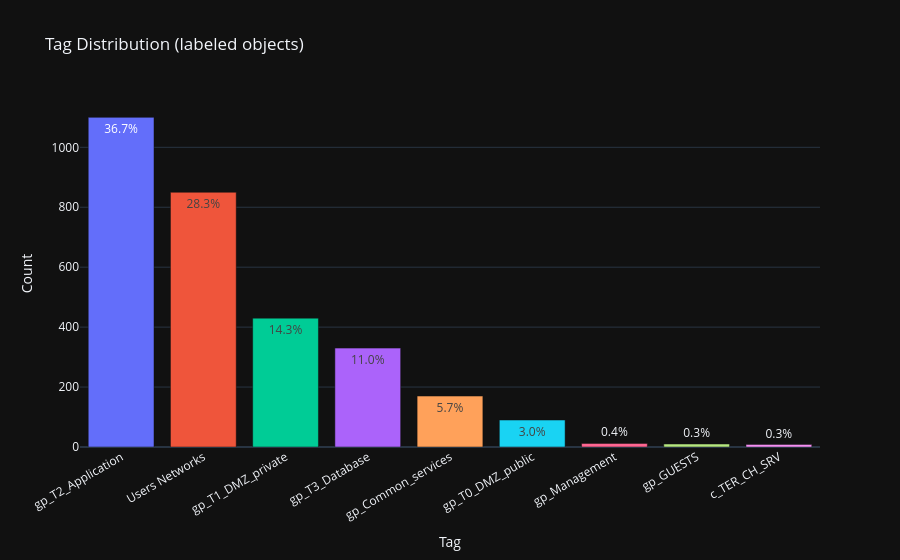

The notebook cell this image was saved under:
### Code cell
tag_counts = tags['tag'].value_counts().reset_index()
tag_counts.columns = ['tag', 'count']
tag_counts['pct'] = (tag_counts['count'] / tag_counts['count'].sum() * 100).round(1)

fig = px.bar(
    tag_counts,
    x='tag', y='count',
    text=tag_counts['pct'].astype(str) + '%',
    color='tag',
    title='Tag Distribution (labeled objects)',
    labels={'tag': 'Tag', 'count': 'Count'},
)
fig.update_layout(xaxis_tickangle=-30, showlegend=False)
fig.show()

### Figure 1 — Plotly figure (JSON) as saved in the notebook; plotly's stock layout.template omitted (floating-point values rounded to 4 significant figures)
{"data": [{"hovertemplate": "Tag=%{x}<br>Count=%{y}<br>text=%{text}<extra></extra>", "legendgroup": "gp_T2_Application", "marker": {"color": "#636efa", "pattern": {"shape": ""}}, "name": "gp_T2_Application", "orientation": "v", "showlegend": true, "text": ["36.7%"], "textposition": "auto", "x": ["gp_T2_Application"], "xaxis": "x", "y": [1100], "yaxis": "y", "type": "bar"}, {"hovertemplate": "Tag=%{x}<br>Count=%{y}<br>text=%{text}<extra></extra>", "legendgroup": "Users Networks", "marker": {"color": "#EF553B", "pattern": {"shape": ""}}, "name": "Users Networks", "orientation": "v", "showlegend": true, "text": ["28.3%"], "textposition": "auto", "x": ["Users Networks"], "xaxis": "x", "y": [850], "yaxis": "y", "type": "bar"}, {"hovertemplate": "Tag=%{x}<br>Count=%{y}<br>text=%{text}<extra></extra>", "legendgroup": "gp_T1_DMZ_private", "marker": {"color": "#00cc96", "pattern": {"shape": ""}}, "name": "gp_T1_DMZ_private", "orientation": "v", "showlegend": true, "text": ["14.3%"], "textposition": "auto", "x": ["gp_T1_DMZ_private"], "xaxis": "x", "y": [430], "yaxis": "y", "type": "bar"}, {"hovertemplate": "Tag=%{x}<br>Count=%{y}<br>text=%{text}<extra></extra>", "legendgroup": "gp_T3_Database", "marker": {"color": "#ab63fa", "pattern": {"shape": ""}}, "name": "gp_T3_Database", "orientation": "v", "showlegend": true, "text": ["11.0%"], "textposition": "auto", "x": ["gp_T3_Database"], "xaxis": "x", "y": [330], "yaxis": "y", "type": "bar"}, {"hovertemplate": "Tag=%{x}<br>Count=%{y}<br>text=%{text}<extra></extra>", "legendgroup": "gp_Common_services", "marker": {"color": "#FFA15A", "pattern": {"shape": ""}}, "name": "gp_Common_services", "orientation": "v", "showlegend": true, "text": ["5.7%"], "textposition": "auto", "x": ["gp_Common_services"], "xaxis": "x", "y": [170], "yaxis": "y", "type": "bar"}, {"hovertemplate": "Tag=%{x}<br>Count=%{y}<br>text=%{text}<extra></extra>", "legendgroup": "gp_T0_DMZ_public", "marker": {"color": "#19d3f3", "pattern": {"shape": ""}}, "name": "gp_T0_DMZ_public", "orientation": "v", "showlegend": true, "text": ["3.0%"], "textposition": "auto", "x": ["gp_T0_DMZ_public"], "xaxis": "x", "y": [90], "yaxis": "y", "type": "bar"}, {"hovertemplate": "Tag=%{x}<br>Count=%{y}<br>text=%{text}<extra></extra>", "legendgroup": "gp_Management", "marker": {"color": "#FF6692", "pattern": {"shape": ""}}, "name": "gp_Management", "orientation": "v", "showlegend": true, "text": ["0.4%"], "textposition": "auto", "x": ["gp_Management"], "xaxis": "x", "y": [12], "yaxis": "y", "type": "bar"}, {"hovertemplate": "Tag=%{x}<br>Count=%{y}<br>text=%{text}<extra></extra>", "legendgroup": "gp_GUESTS", "marker": {"color": "#B6E880", "pattern": {"shape": ""}}, "name": "gp_GUESTS", "orientation": "v", "showlegend": true, "text": ["0.3%"], "textposition": "auto", "x": ["gp_GUESTS"], "xaxis": "x", "y": [10], "yaxis": "y", "type": "bar"}, {"hovertemplate": "Tag=%{x}<br>Count=%{y}<br>text=%{text}<extra></extra>", "legendgroup": "c_TER_CH_SRV", "marker": {"color": "#FF97FF", "pattern": {"shape": ""}}, "name": "c_TER_CH_SRV", "orientation": "v", "showlegend": true, "text": ["0.3%"], "textposition": "auto", "x": ["c_TER_CH_SRV"], "xaxis": "x", "y": [8], "yaxis": "y", "type": "bar"}], "layout": {"xaxis": {"anchor": "y", "domain": [0.0, 1.0], "title": {"text": "Tag"}, "categoryorder": "array", "categoryarray": ["gp_T2_Application", "Users Networks", "gp_T1_DMZ_private", "gp_T3_Database", "gp_Common_services", "gp_T0_DMZ_public", "gp_Management", "gp_GUESTS", "c_TER_CH_SRV"], "tickangle": -30}, "yaxis": {"anchor": "x", "domain": [0.0, 1.0], "title": {"text": "Count"}}, "legend": {"title": {"text": "Tag"}, "tracegroupgap": 0}, "title": {"text": "Tag Distribution (labeled objects)"}, "barmode": "relative", "showlegend": false}}
